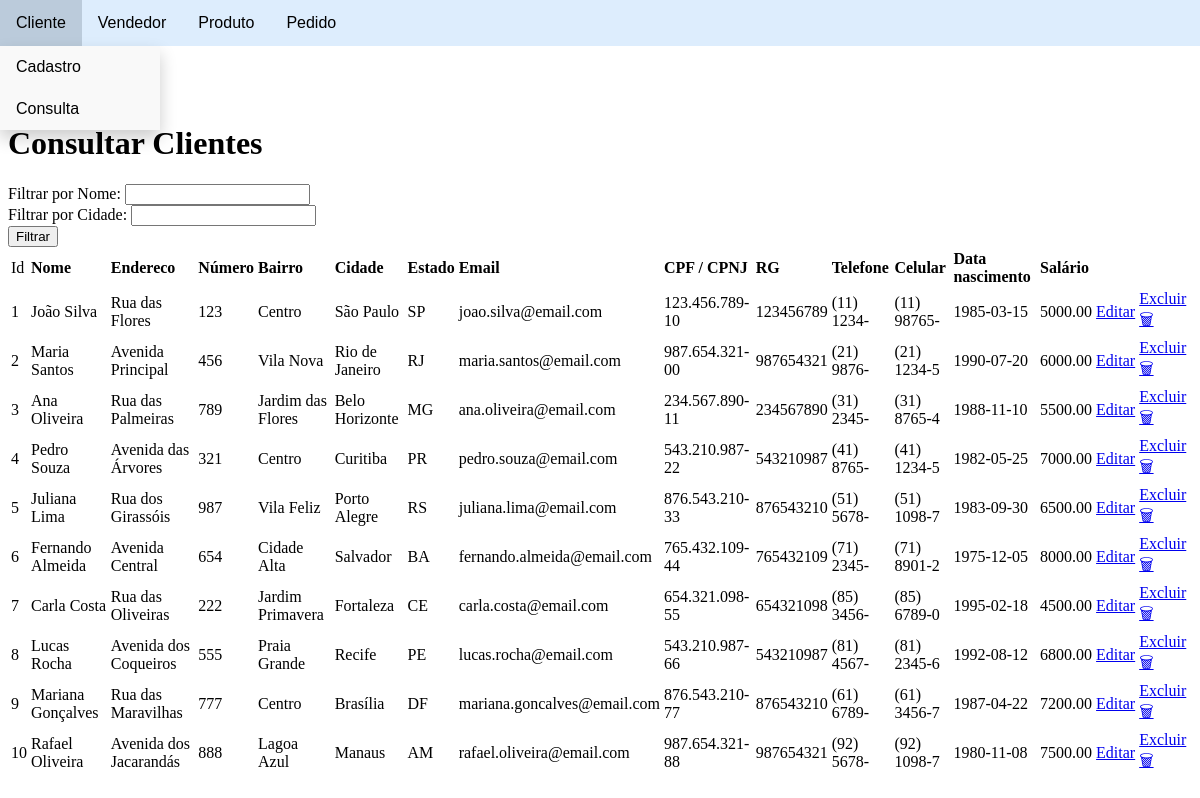
/cliente/consultarCliente.php, run on the app's committed database.
### tables this page shows
CREATE TABLE tb_cliente(
    id INTEGER AUTO_INCREMENT PRIMARY KEY,
    nome VARCHAR(50),
    endereco VARCHAR(50),
    numero VARCHAR(10),
    bairro VARCHAR(30),
    cidade VARCHAR(30),
    estado CHAR(2),
    email VARCHAR(50),
    cpf_cnpj VARCHAR(14),
    rg VARCHAR(9),
    telefone VARCHAR(10),
    celular VARCHAR(11),
    data_nasc DATE,
    salario NUMERIC(12,2)
) engine INNODB;

### cliente/tabelaCliente.php (the view, shortened to what this page needs)
<?php
    echo "<table>";
        $resu = mysqli_query($con,$query) or die(mysqli_connect_error());
        echo "<tr>";
        echo "<td>Id</td>    ";
        echo "<td> <b> Nome </b></td>";
        echo "<td> <b> Endereco </b></td>";
        echo "<td> <b> Número </b></td>";
        echo "<td> <b> Bairro </b></td>";
        echo "<td> <b> Cidade </b></td>";
        echo "<td> <b> Estado </b></td>";
        echo "<td> <b> Email </b></td>";
        echo "<td> <b> CPF / CPNJ </b></td>";
        echo "<td> <b> RG </b></td>";
        echo "<td> <b> Telefone </b></td>";
        echo "<td> <b> Celular </b></td>";
        echo "<td> <b> Data nascimento </b></td>";
        echo "<td> <b> Salário </b></td>";
        echo "</tr>";
        while ($reg = mysqli_fetch_array($resu)) {
            echo "<tr class='linha'><td class='id'>".$reg['id']."</td>";
            echo "<td class='nome'>".$reg['nome']."</td>";
            echo "<td class='endereco'>".$reg['endereco']."</td>";
            echo "<td class='numero'>".$reg['numero']."</td>";
            echo "<td class='bairro'>".$reg['bairro']."</td>";
            echo "<td class='cidade'>".$reg['cidade']."</td>";
            echo "<td class='estado'>".$reg['estado']."</td>";
            echo "<td class='email'>".$reg['email']."</td>";
            echo "<td class='cpf_cnpj'>".$reg['cpf_cnpj']."</td>";
            echo "<td class='rg'>".$reg['rg']."</td>";
            echo "<td class='telefone'>".$reg['telefone']."</td>";
            echo "<td class='celular'>".$reg['celular']."</td>";
            echo "<td class='data_nasc'>".$reg['data_nasc']."</td>";
            echo "<td class='salario'>".$reg['salario']."</td>";
            echo "<td class='editar'><a href='atualizarCliente.php?id=".$reg['id']."' class='txtEditEditar'>Editar</a></td>";
            echo "<td class='excluir'><a href='excluirCliente.php?id=".$reg['id']."' class='txtEditExcluir'>Excluir 🗑</a></td></tr>";
        }
echo "</table>";
?>

### data on the page
tb_cliente: id "1", nome "João Silva", endereco "Rua das Flores", numero "123", bairro "Centro", cidade "São Paulo", estado "SP", email "joao.silva@email.com", cpf_cnpj "123.456.789-10", rg "123456789", telefone "(11) 1234-", celular "(11) 98765-", data_nasc "1985-03-15", salario "5000.00"
tb_cliente: id "2", nome "Maria Santos", endereco "Avenida Principal", numero "456", bairro "Vila Nova", cidade "Rio de Janeiro", estado "RJ", email "maria.santos@email.com", cpf_cnpj "987.654.321-00", rg "987654321", telefone "(21) 9876-", celular "(21) 1234-5", data_nasc "1990-07-20", salario "6000.00"
tb_cliente: id "3", nome "Ana Oliveira", endereco "Rua das Palmeiras", numero "789", bairro "Jardim das Flores", cidade "Belo Horizonte", estado "MG", email "ana.oliveira@email.com", cpf_cnpj "234.567.890-11", rg "234567890", telefone "(31) 2345-", celular "(31) 8765-4", data_nasc "1988-11-10", salario "5500.00"
tb_cliente: id "4", nome "Pedro Souza", endereco "Avenida das Árvores", numero "321", bairro "Centro", cidade "Curitiba", estado "PR", email "pedro.souza@email.com", cpf_cnpj "543.210.987-22", rg "543210987", telefone "(41) 8765-", celular "(41) 1234-5", data_nasc "1982-05-25", salario "7000.00"
tb_cliente: id "5", nome "Juliana Lima", endereco "Rua dos Girassóis", numero "987", bairro "Vila Feliz", cidade "Porto Alegre", estado "RS", email "juliana.lima@email.com", cpf_cnpj "876.543.210-33", rg "876543210", telefone "(51) 5678-", celular "(51) 1098-7", data_nasc "1983-09-30", salario "6500.00"
tb_cliente: id "6", nome "Fernando Almeida", endereco "Avenida Central", numero "654", bairro "Cidade Alta", cidade "Salvador", estado "BA", email "fernando.almeida@email.com", cpf_cnpj "765.432.109-44", rg "765432109", telefone "(71) 2345-", celular "(71) 8901-2", data_nasc "1975-12-05", salario "8000.00"
tb_cliente: id "7", nome "Carla Costa", endereco "Rua das Oliveiras", numero "222", bairro "Jardim Primavera", cidade "Fortaleza", estado "CE", email "carla.costa@email.com", cpf_cnpj "654.321.098-55", rg "654321098", telefone "(85) 3456-", celular "(85) 6789-0", data_nasc "1995-02-18", salario "4500.00"
tb_cliente: id "8", nome "Lucas Rocha", endereco "Avenida dos Coqueiros", numero "555", bairro "Praia Grande", cidade "Recife", estado "PE", email "lucas.rocha@email.com", cpf_cnpj "543.210.987-66", rg "543210987", telefone "(81) 4567-", celular "(81) 2345-6", data_nasc "1992-08-12", salario "6800.00"
tb_cliente: id "9", nome "Mariana Gonçalves", endereco "Rua das Maravilhas", numero "777", bairro "Centro", cidade "Brasília", estado "DF", email "mariana.goncalves@email.com", cpf_cnpj "876.543.210-77", rg "876543210", telefone "(61) 6789-", celular "(61) 3456-7", data_nasc "1987-04-22", salario "7200.00"
tb_cliente: id "10", nome "Rafael Oliveira", endereco "Avenida dos Jacarandás", numero "888", bairro "Lagoa Azul", cidade "Manaus", estado "AM", email "rafael.oliveira@email.com", cpf_cnpj "987.654.321-88", rg "987654321", telefone "(92) 5678-", celular "(92) 1098-7", data_nasc "1980-11-08", salario "7500.00"
